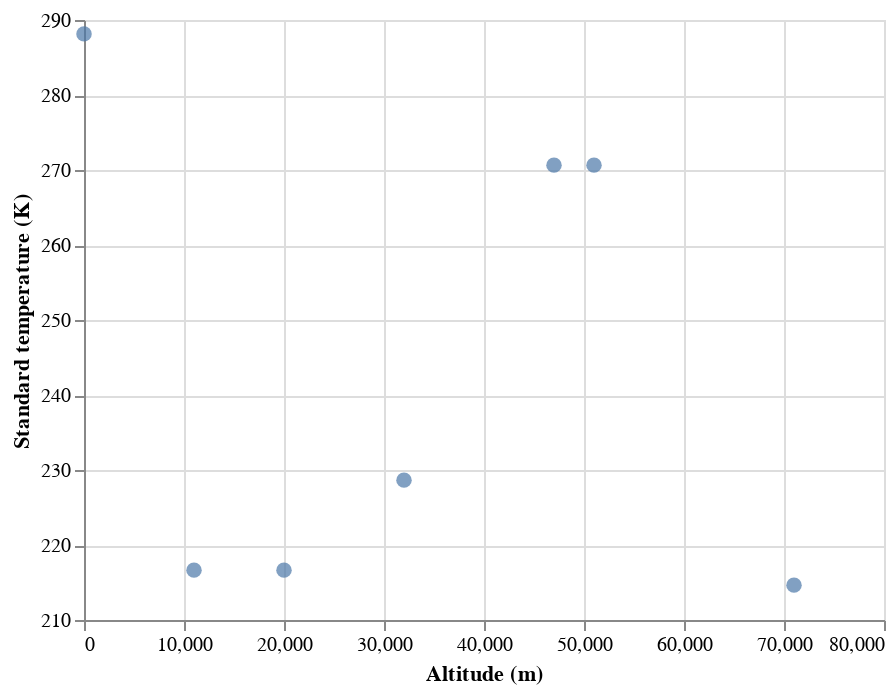

The code cell stored with this chart in its notebook:
### Markdown cell above
Here is our line graph of the Static Pressure vs altitude as we ascend into the atmosphere. This graph seems to be continually down trending, which should make calculating our altitude easier with this data. Now we need to compare it to the temperature data at points of altitude as well.

### Code cell
tempDF = atmosDF['Standard temperature (K)']
tempDF['Altitude (m)'] = height

alt.Chart(tempDF).mark_circle(size=60).encode(x="Altitude (m)", y = alt.Y('Standard temperature (K)', scale=alt.Scale(zero=False)))

### Figure 1 — Vega-Lite specification as saved in the notebook (floating-point values rounded to 4 significant figures)
{"config": {"view": {"continuousWidth": 400, "continuousHeight": 300}}, "data": {"name": "data-784ecc7d02f5dc4634cbfbd94d59788a"}, "mark": {"type": "circle", "size": 60}, "encoding": {"x": {"type": "quantitative", "field": "Altitude (m)"}, "y": {"type": "quantitative", "field": "Standard temperature (K)", "scale": {"zero": false}}}, "$schema": "https://vega.github.io/schema/vega-lite/v4.8.1.json", "datasets": {"data-784ecc7d02f5dc4634cbfbd94d59788a": [{"Standard temperature (K)": 288.1, "Altitude (m)": 0}, {"Standard temperature (K)": 216.7, "Altitude (m)": 11000}, {"Standard temperature (K)": 216.7, "Altitude (m)": 20000}, {"Standard temperature (K)": 228.7, "Altitude (m)": 32000}, {"Standard temperature (K)": 270.6, "Altitude (m)": 47000}, {"Standard temperature (K)": 270.6, "Altitude (m)": 51000}, {"Standard temperature (K)": 214.7, "Altitude (m)": 71000}]}}
